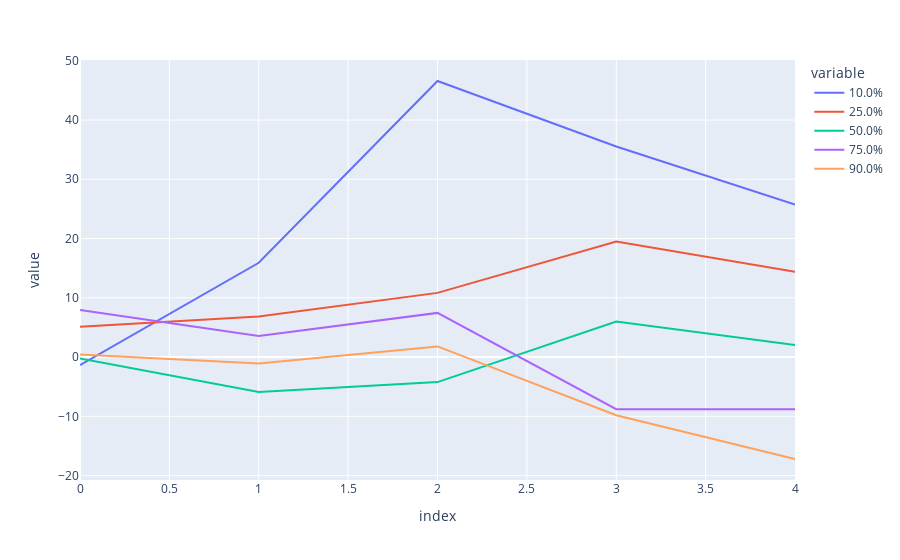

The cell this chart's notebook holds for it:
### Code cell
import plotly.express as px
px.line(tmp3)

### Figure 1 — Plotly figure (JSON) as saved in the notebook; plotly's stock layout.template omitted (floating-point values rounded to 4 significant figures)
{"data": [{"hovertemplate": "variable=10.0%<br>index=%{x}<br>value=%{y}<extra></extra>", "legendgroup": "10.0%", "line": {"color": "#636efa", "dash": "solid"}, "marker": {"symbol": "circle"}, "mode": "lines", "name": "10.0%", "orientation": "v", "showlegend": true, "type": "scatter", "x": [0, 1, 2, 3, 4], "xaxis": "x", "y": [-1.347, 15.91, 46.58, 35.53, 25.74], "yaxis": "y"}, {"hovertemplate": "variable=25.0%<br>index=%{x}<br>value=%{y}<extra></extra>", "legendgroup": "25.0%", "line": {"color": "#EF553B", "dash": "solid"}, "marker": {"symbol": "circle"}, "mode": "lines", "name": "25.0%", "orientation": "v", "showlegend": true, "type": "scatter", "x": [0, 1, 2, 3, 4], "xaxis": "x", "y": [5.127, 6.84, 10.83, 19.49, 14.4], "yaxis": "y"}, {"hovertemplate": "variable=50.0%<br>index=%{x}<br>value=%{y}<extra></extra>", "legendgroup": "50.0%", "line": {"color": "#00cc96", "dash": "solid"}, "marker": {"symbol": "circle"}, "mode": "lines", "name": "50.0%", "orientation": "v", "showlegend": true, "type": "scatter", "x": [0, 1, 2, 3, 4], "xaxis": "x", "y": [-0.2553, -5.884, -4.227, 6.006, 2.044], "yaxis": "y"}, {"hovertemplate": "variable=75.0%<br>index=%{x}<br>value=%{y}<extra></extra>", "legendgroup": "75.0%", "line": {"color": "#ab63fa", "dash": "solid"}, "marker": {"symbol": "circle"}, "mode": "lines", "name": "75.0%", "orientation": "v", "showlegend": true, "type": "scatter", "x": [0, 1, 2, 3, 4], "xaxis": "x", "y": [7.927, 3.562, 7.453, -8.801, -8.819], "yaxis": "y"}, {"hovertemplate": "variable=90.0%<br>index=%{x}<br>value=%{y}<extra></extra>", "legendgroup": "90.0%", "line": {"color": "#FFA15A", "dash": "solid"}, "marker": {"symbol": "circle"}, "mode": "lines", "name": "90.0%", "orientation": "v", "showlegend": true, "type": "scatter", "x": [0, 1, 2, 3, 4], "xaxis": "x", "y": [0.422, -1.068, 1.795, -9.814, -17.2], "yaxis": "y"}], "layout": {"legend": {"title": {"text": "variable"}, "tracegroupgap": 0}, "margin": {"t": 60}, "xaxis": {"anchor": "y", "domain": [0, 1], "title": {"text": "index"}}, "yaxis": {"anchor": "x", "domain": [0, 1], "title": {"text": "value"}}}}
